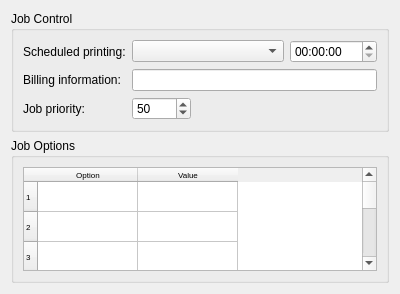
<ui version="4.0" >
 <class>KCupsOptionsJobWidget</class>
 <widget class="QWidget" name="KCupsOptionsJobWidget" >
  <property name="geometry" >
   <rect>
    <x>0</x>
    <y>0</y>
    <width>400</width>
    <height>294</height>
   </rect>
  </property>
  <property name="windowTitle" >
   <string>Job</string>
  </property>
  <layout class="QGridLayout" name="gridLayout_3" >
   <item row="0" column="0" >
    <widget class="QGroupBox" name="jobControlGroupBox" >
     <property name="title" >
      <string>Job Control</string>
     </property>
     <layout class="QGridLayout" name="gridLayout" >
      <item row="0" column="0" >
       <widget class="QLabel" name="jobHoldLabel" >
        <property name="text" >
         <string>Scheduled printing:</string>
        </property>
       </widget>
      </item>
      <item row="0" column="1" colspan="2" >
       <widget class="KComboBox" name="jobHoldComboBox" />
      </item>
      <item row="0" column="3" >
       <widget class="QTimeEdit" name="jobHoldTimeEdit" />
      </item>
      <item row="1" column="0" >
       <widget class="QLabel" name="jobBillingLabel" >
        <property name="text" >
         <string>Billing information:</string>
        </property>
       </widget>
      </item>
      <item row="1" column="1" colspan="3" >
       <widget class="KLineEdit" name="jobBillingLineEdit" />
      </item>
      <item row="2" column="0" >
       <widget class="QLabel" name="jobPriorityLabel" >
        <property name="text" >
         <string>Job priority:</string>
        </property>
       </widget>
      </item>
      <item row="2" column="1" >
       <widget class="KIntSpinBox" name="jobPrioritySpinBox" >
        <property name="maximum" >
         <number>100</number>
        </property>
        <property name="value" >
         <number>50</number>
        </property>
       </widget>
      </item>
      <item row="2" column="2" colspan="2" >
       <spacer name="horizontalSpacer" >
        <property name="orientation" >
         <enum>Qt::Horizontal</enum>
        </property>
        <property name="sizeHint" stdset="0" >
         <size>
          <width>180</width>
          <height>20</height>
         </size>
        </property>
       </spacer>
      </item>
      <item row="3" column="1" >
       <spacer name="verticalSpacer" >
        <property name="orientation" >
         <enum>Qt::Vertical</enum>
        </property>
        <property name="sizeHint" stdset="0" >
         <size>
          <width>20</width>
          <height>35</height>
         </size>
        </property>
       </spacer>
      </item>
     </layout>
    </widget>
   </item>
   <item row="1" column="0" >
    <widget class="QGroupBox" name="jobOptionsGroupBox" >
     <property name="title" >
      <string>Job Options</string>
     </property>
     <layout class="QGridLayout" name="gridLayout_2" >
      <item row="0" column="0" >
       <widget class="QTableWidget" name="jobOptionsTable" >
        <property name="font" >
         <font>
          <pointsize>6</pointsize>
         </font>
        </property>
        <property name="rowCount" >
         <number>10</number>
        </property>
        <property name="columnCount" >
         <number>2</number>
        </property>
        <row/>
        <row/>
        <row/>
        <row/>
        <row/>
        <row/>
        <row/>
        <row/>
        <row/>
        <row/>
        <column>
         <property name="text" >
          <string>Option</string>
         </property>
        </column>
        <column>
         <property name="text" >
          <string>Value</string>
         </property>
        </column>
       </widget>
      </item>
      <item row="1" column="0" >
       <spacer name="verticalSpacer_2" >
        <property name="orientation" >
         <enum>Qt::Vertical</enum>
        </property>
        <property name="sizeHint" stdset="0" >
         <size>
          <width>20</width>
          <height>16</height>
         </size>
        </property>
       </spacer>
      </item>
     </layout>
    </widget>
   </item>
   <item row="2" column="0" >
    <spacer name="verticalSpacer_3" >
     <property name="orientation" >
      <enum>Qt::Vertical</enum>
     </property>
     <property name="sizeHint" stdset="0" >
      <size>
       <width>20</width>
       <height>13</height>
      </size>
     </property>
    </spacer>
   </item>
  </layout>
 </widget>
 <customwidgets>
  <customwidget>
   <class>KComboBox</class>
   <extends>QComboBox</extends>
   <header>kcombobox.h</header>
  </customwidget>
  <customwidget>
   <class>KIntSpinBox</class>
   <extends>QSpinBox</extends>
   <header>knuminput.h</header>
  </customwidget>
  <customwidget>
   <class>KLineEdit</class>
   <extends>QLineEdit</extends>
   <header>klineedit.h</header>
  </customwidget>
 </customwidgets>
 <resources/>
 <connections/>
</ui>
